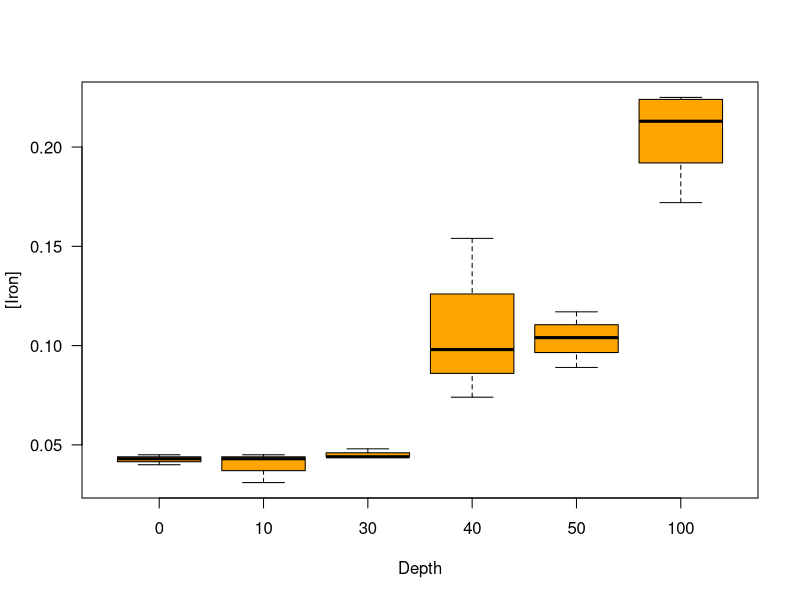
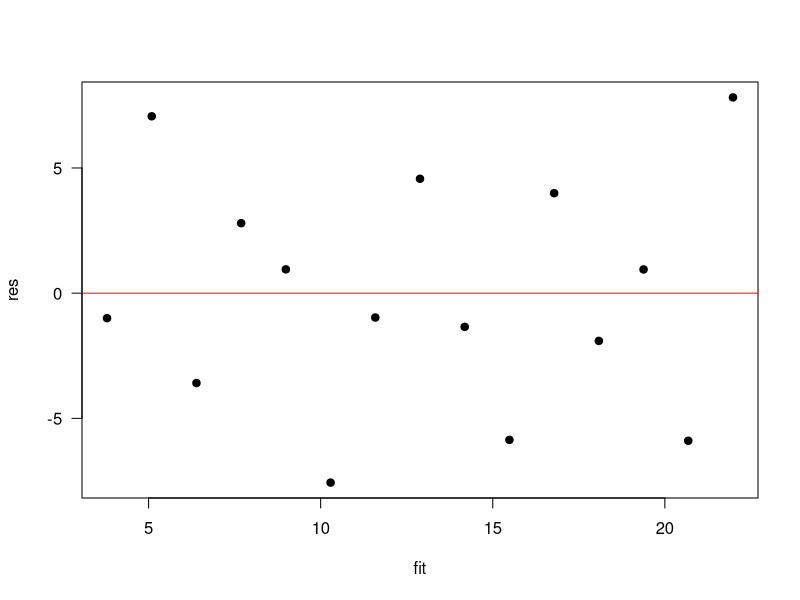

Write the R code that produced these figures, in order.
# Linear Model Basics

library(tidyverse)

# Some fake data
mass <- c(6,8,5,7,9,11)
pop <- factor(c(1,1,2,2,3,3))
region <- factor(c(1,1,1,1,2,2))
hab <- factor(c(1,2,3,1,2,3))
svl <- c(40,45,39,50,52,57)

# Model of the mean
lm(mass ~ 1)

# t-test
lm(mass ~ region)

t.test(mass ~ region)
# why different group means?

model.matrix(mass ~ region) # effects parameterization
model.matrix(mass ~ region - 1) # means parameterization

# Simple Linear Regression
lm(mass ~ svl)
model.matrix(mass ~ svl) # don't really need this
summary(lm(mass ~ svl))

# ANOVA
lm(mass ~ pop)
aov(mass ~ pop)
summary(aov(mass ~ pop))

# Iron example
depth <- c(0,0,0,10,10,10,30,30,30,40,40,40,
           50,50,50,100,100,100,100,100)
iron <-c(0.045,0.043,0.04,0.045,0.031,0.043,
         0.044,0.044,0.048,0.098,0.074,0.154,
         0.117,0.089,0.104,0.192,0.213,0.225,
         0.224,0.172)

boxplot(iron ~ depth, col="orange",
        xlab="Depth", ylab="[Iron]", las=1)           

iron.lm <- lm(iron ~ depth)
summary(iron.lm)

# better
iron.lm <- lm(iron ~ as.factor(depth))
summary(iron.lm)

iron.aov <- aov(iron ~ as.factor(depth) )
summary(iron.aov)

iron.aov$coefficients

#Multiple Comparisons: https://peerj.com/articles/10387/

TukeyHSD(iron.aov)

# Correlation
cor(mpg$cty, mpg$hwy)
cor(mpg$cyl, mpg$displ)


summary(lm(cty ~ cyl, data = mpg))
summary(lm(cty ~ displ, data = mpg))
summary(lm(cty ~ cyl + displ, data = mpg))

# Model diagnostics
n <- 15 # Number of years
a <- 0 # Intercept
b <- 1.5 # Slope
sigma2 <- 25 # Residual variance
x <- 1:15 # Values of covariate year
set.seed(15)
eps <-rnorm(n, mean=0, sd=sqrt(sigma2))
y <- a + b*x + eps

mod1 <- lm(y ~ x)
summary(mod1)

resid(mod1)

res <- resid(mod1)
fit <- fitted(mod1)
plot(res ~ fit, pch=19, las=1); abline(0,0, col="red")
